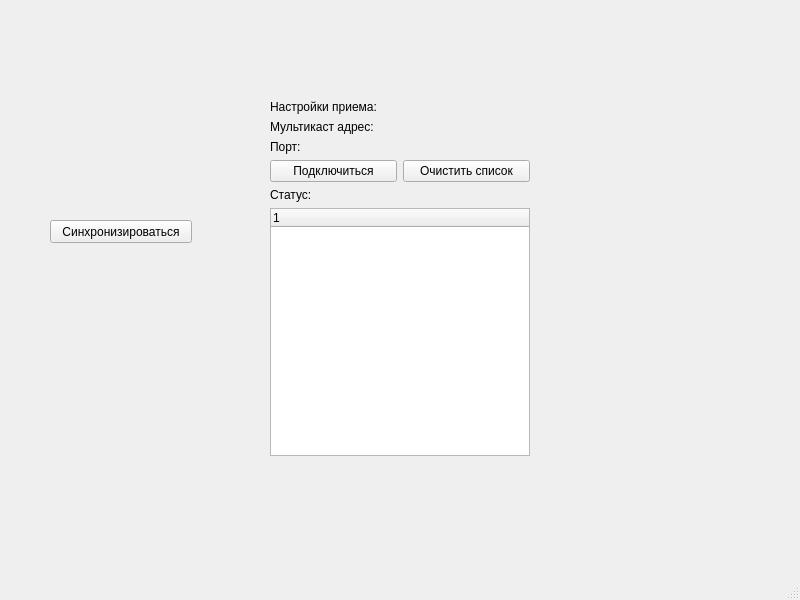
<?xml version="1.0" encoding="UTF-8"?>
<ui version="4.0">
 <class>MainWindow</class>
 <widget class="QMainWindow" name="MainWindow">
  <property name="geometry">
   <rect>
    <x>0</x>
    <y>0</y>
    <width>800</width>
    <height>600</height>
   </rect>
  </property>
  <property name="minimumSize">
   <size>
    <width>800</width>
    <height>600</height>
   </size>
  </property>
  <property name="windowTitle">
   <string>Клиент событий</string>
  </property>
  <widget class="QWidget" name="centralwidget">
   <widget class="QWidget" name="layoutWidget">
    <property name="geometry">
     <rect>
      <x>270</x>
      <y>100</y>
      <width>260</width>
      <height>376</height>
     </rect>
    </property>
    <layout class="QGridLayout" name="gridLayout">
     <item row="3" column="1">
      <widget class="QLabel" name="statusLabel">
       <property name="text">
        <string/>
       </property>
      </widget>
     </item>
     <item row="6" column="0" colspan="2">
      <layout class="QVBoxLayout" name="verticalLayout_3">
       <item>
        <widget class="QLabel" name="label_Count">
         <property name="text">
          <string/>
         </property>
        </widget>
       </item>
      </layout>
     </item>
     <item row="1" column="0" colspan="2">
      <layout class="QVBoxLayout" name="verticalLayout">
       <item>
        <widget class="QLabel" name="label_Address">
         <property name="text">
          <string>Мультикаст адрес: </string>
         </property>
        </widget>
       </item>
       <item>
        <widget class="QLabel" name="label_Port">
         <property name="text">
          <string>Порт:</string>
         </property>
        </widget>
       </item>
      </layout>
     </item>
     <item row="3" column="0">
      <widget class="QLabel" name="label_3">
       <property name="text">
        <string>Статус: </string>
       </property>
      </widget>
     </item>
     <item row="2" column="0" colspan="2">
      <layout class="QHBoxLayout" name="horizontalLayout">
       <item>
        <widget class="QPushButton" name="pushButton_Connect">
         <property name="text">
          <string>Подключиться</string>
         </property>
        </widget>
       </item>
       <item>
        <widget class="QPushButton" name="pushButton_ClearList">
         <property name="text">
          <string>Очистить список</string>
         </property>
        </widget>
       </item>
      </layout>
     </item>
     <item row="0" column="0" colspan="2">
      <widget class="QLabel" name="label">
       <property name="text">
        <string>Настройки приема:</string>
       </property>
      </widget>
     </item>
     <item row="5" column="0" colspan="2">
      <layout class="QVBoxLayout" name="verticalLayout_2">
       <item>
        <widget class="QTreeWidget" name="treeWidget">
         <column>
          <property name="text">
           <string notr="true">1</string>
          </property>
         </column>
        </widget>
       </item>
      </layout>
     </item>
    </layout>
   </widget>
   <widget class="QPushButton" name="pushButton_Sync">
    <property name="geometry">
     <rect>
      <x>50</x>
      <y>220</y>
      <width>142</width>
      <height>23</height>
     </rect>
    </property>
    <property name="text">
     <string>Синхронизироваться</string>
    </property>
   </widget>
  </widget>
  <widget class="QMenuBar" name="menubar">
   <property name="geometry">
    <rect>
     <x>0</x>
     <y>0</y>
     <width>800</width>
     <height>20</height>
    </rect>
   </property>
  </widget>
  <widget class="QStatusBar" name="statusbar"/>
 </widget>
 <resources/>
 <connections/>
</ui>
